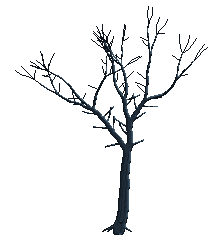
#> input picture sprite/niumon/ambiente/bosco_notte/alberi/albero_spoglio_1.png, 224 x 235 px, given in place of albero_spoglio_1.png.png, which was not available
$ python pix.py ../../ambiente/bosco_notte/alberi/albero_spoglio_1.png 3
#> lines starting #> are read from the running program, lines starting #| are printed output that depends on the picture; pictures that were not available may be replaced by others from this repository, and a replacement may not be noted
# Helpers for the pixel art (load a drawing and its mask, average blocks of k×k pixels). Run alone: python3 pix.py name k -> a raw
# downscale name_k.png, name_k_x8.png (the first step, before the palette, the outline and the hand-made eyes of pix3.py)
import sys,numpy as np
from PIL import Image
from scipy import ndimage as nd
def load(n):
  a=np.asarray(Image.open(n+'.png').convert('RGB')).astype(np.float32)/255
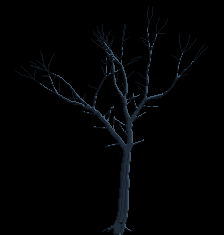
#> a: shape (235, 224, 3) float32; mean R, G, B 0.00774, 0.0109, 0.0138
  m=np.asarray(Image.open(n+'_mask.png'))>127
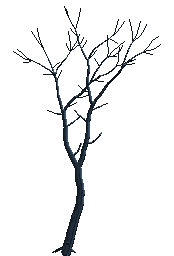
#> input picture sprite/niumon/ambiente/bosco_notte/alberi/albero_spoglio_2.png, 174 x 256 px, given in place of albero_spoglio_1.png_mask.png, which was not available
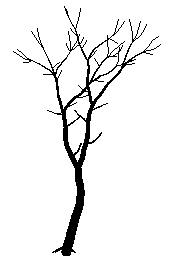
#> m: shape (256, 174, 4) bool; mean R, G, B, A 0, 0, 0, 0.064; transparent parts drawn white
  return a,m
def blocks(a,m,k,ox,oy,W,H):
  # crop the grid: block (i,j) covers rows oy+i*k .. +k, cols ox+j*k .. +k (outside the image = empty)
  Hh,Ww=m.shape;pad=k*4
  A=np.zeros((H*k,W*k,3),np.float32);M=np.zeros((H*k,W*k),np.float32)
  y0,x0=oy,ox
  ys=slice(max(0,y0),min(Hh,y0+H*k));xs=slice(max(0,x0),min(Ww,x0+W*k))
  A[ys.start-y0:ys.stop-y0,xs.start-x0:xs.stop-x0]=a[ys,xs];M[ys.start-y0:ys.stop-y0,xs.start-x0:xs.stop-x0]=m[ys,xs]
  Ab=(A*M[...,None]).reshape(H,k,W,k,3).sum((1,3));Mb=M.reshape(H,k,W,k).sum((1,3))
  cov=Mb/(k*k);col=Ab/np.maximum(Mb,1e-6)[...,None]
  return cov,col
if __name__=='__main__':
  n=sys.argv[1];k=int(sys.argv[2])
#> (the run stopped early here; a loop or call above may not have finished)
